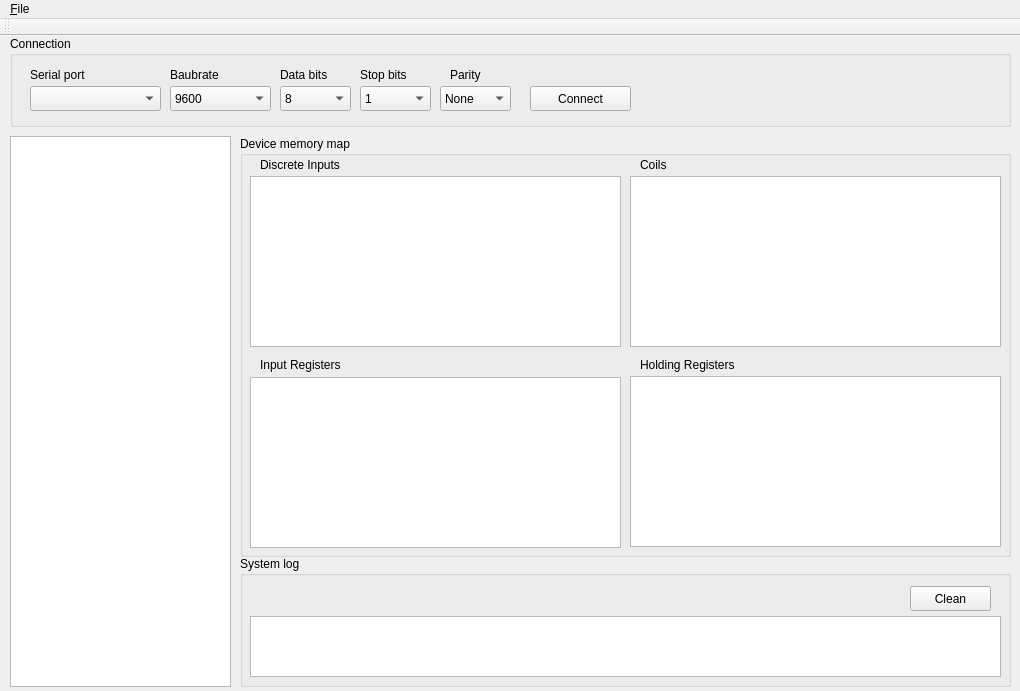
<?xml version="1.0" encoding="UTF-8"?>
<ui version="4.0">
 <class>MainWindow</class>
 <widget class="QMainWindow" name="MainWindow">
  <property name="geometry">
   <rect>
    <x>0</x>
    <y>0</y>
    <width>1020</width>
    <height>691</height>
   </rect>
  </property>
  <property name="windowTitle">
   <string>QSlave Modbus network emulator</string>
  </property>
  <widget class="QWidget" name="centralWidget">
   <widget class="QGroupBox" name="gbConnection">
    <property name="geometry">
     <rect>
      <x>10</x>
      <y>0</y>
      <width>1001</width>
      <height>91</height>
     </rect>
    </property>
    <property name="title">
     <string>Connection</string>
    </property>
    <widget class="QComboBox" name="cbPortName">
     <property name="geometry">
      <rect>
       <x>20</x>
       <y>50</y>
       <width>131</width>
       <height>25</height>
      </rect>
     </property>
    </widget>
    <widget class="QComboBox" name="cbBaubrate">
     <property name="geometry">
      <rect>
       <x>160</x>
       <y>50</y>
       <width>101</width>
       <height>25</height>
      </rect>
     </property>
     <item>
      <property name="text">
       <string>9600</string>
      </property>
     </item>
     <item>
      <property name="text">
       <string>19200</string>
      </property>
     </item>
     <item>
      <property name="text">
       <string>38400</string>
      </property>
     </item>
     <item>
      <property name="text">
       <string>57600</string>
      </property>
     </item>
     <item>
      <property name="text">
       <string>115200</string>
      </property>
     </item>
     <item>
      <property name="text">
       <string>125000</string>
      </property>
     </item>
     <item>
      <property name="text">
       <string>230400</string>
      </property>
     </item>
     <item>
      <property name="text">
       <string>250000</string>
      </property>
     </item>
     <item>
      <property name="text">
       <string>460800</string>
      </property>
     </item>
     <item>
      <property name="text">
       <string>500000</string>
      </property>
     </item>
     <item>
      <property name="text">
       <string>921600</string>
      </property>
     </item>
     <item>
      <property name="text">
       <string>1000000</string>
      </property>
     </item>
     <item>
      <property name="text">
       <string>2000000</string>
      </property>
     </item>
    </widget>
    <widget class="QComboBox" name="cbDataBits">
     <property name="geometry">
      <rect>
       <x>270</x>
       <y>50</y>
       <width>71</width>
       <height>25</height>
      </rect>
     </property>
     <property name="currentIndex">
      <number>3</number>
     </property>
     <item>
      <property name="text">
       <string>5</string>
      </property>
     </item>
     <item>
      <property name="text">
       <string>6</string>
      </property>
     </item>
     <item>
      <property name="text">
       <string>7</string>
      </property>
     </item>
     <item>
      <property name="text">
       <string>8</string>
      </property>
     </item>
     <item>
      <property name="text">
       <string>9</string>
      </property>
     </item>
    </widget>
    <widget class="QComboBox" name="cbStopBits">
     <property name="geometry">
      <rect>
       <x>350</x>
       <y>50</y>
       <width>71</width>
       <height>25</height>
      </rect>
     </property>
     <item>
      <property name="text">
       <string>1</string>
      </property>
     </item>
     <item>
      <property name="text">
       <string>2</string>
      </property>
     </item>
    </widget>
    <widget class="QComboBox" name="cbParity">
     <property name="geometry">
      <rect>
       <x>430</x>
       <y>50</y>
       <width>71</width>
       <height>25</height>
      </rect>
     </property>
     <item>
      <property name="text">
       <string>None</string>
      </property>
     </item>
     <item>
      <property name="text">
       <string>Odd</string>
      </property>
     </item>
     <item>
      <property name="text">
       <string>Even</string>
      </property>
     </item>
    </widget>
    <widget class="QPushButton" name="pbConnect">
     <property name="geometry">
      <rect>
       <x>520</x>
       <y>50</y>
       <width>101</width>
       <height>25</height>
      </rect>
     </property>
     <property name="text">
      <string>Connect</string>
     </property>
    </widget>
    <widget class="QLabel" name="label">
     <property name="geometry">
      <rect>
       <x>20</x>
       <y>30</y>
       <width>81</width>
       <height>17</height>
      </rect>
     </property>
     <property name="text">
      <string>Serial port</string>
     </property>
    </widget>
    <widget class="QLabel" name="label_2">
     <property name="geometry">
      <rect>
       <x>160</x>
       <y>30</y>
       <width>81</width>
       <height>17</height>
      </rect>
     </property>
     <property name="text">
      <string>Baubrate</string>
     </property>
    </widget>
    <widget class="QLabel" name="label_3">
     <property name="geometry">
      <rect>
       <x>270</x>
       <y>30</y>
       <width>71</width>
       <height>17</height>
      </rect>
     </property>
     <property name="text">
      <string>Data bits</string>
     </property>
    </widget>
    <widget class="QLabel" name="label_4">
     <property name="geometry">
      <rect>
       <x>350</x>
       <y>30</y>
       <width>71</width>
       <height>17</height>
      </rect>
     </property>
     <property name="text">
      <string>Stop bits</string>
     </property>
    </widget>
    <widget class="QLabel" name="label_5">
     <property name="geometry">
      <rect>
       <x>440</x>
       <y>30</y>
       <width>51</width>
       <height>17</height>
      </rect>
     </property>
     <property name="text">
      <string>Parity</string>
     </property>
    </widget>
   </widget>
   <widget class="QGroupBox" name="groupBox">
    <property name="geometry">
     <rect>
      <x>240</x>
      <y>520</y>
      <width>771</width>
      <height>131</height>
     </rect>
    </property>
    <property name="title">
     <string>System log</string>
    </property>
    <widget class="QPushButton" name="pbCleanLog">
     <property name="geometry">
      <rect>
       <x>670</x>
       <y>30</y>
       <width>81</width>
       <height>25</height>
      </rect>
     </property>
     <property name="text">
      <string>Clean</string>
     </property>
    </widget>
    <widget class="QPlainTextEdit" name="ptSystemLog">
     <property name="geometry">
      <rect>
       <x>10</x>
       <y>60</y>
       <width>751</width>
       <height>61</height>
      </rect>
     </property>
    </widget>
   </widget>
   <widget class="QListWidget" name="lwSlavesList">
    <property name="geometry">
     <rect>
      <x>10</x>
      <y>100</y>
      <width>221</width>
      <height>551</height>
     </rect>
    </property>
   </widget>
   <widget class="QGroupBox" name="groupBox_2">
    <property name="geometry">
     <rect>
      <x>240</x>
      <y>100</y>
      <width>771</width>
      <height>421</height>
     </rect>
    </property>
    <property name="title">
     <string>Device memory map</string>
    </property>
    <widget class="QTableWidget" name="twDiscreteInputs">
     <property name="geometry">
      <rect>
       <x>10</x>
       <y>40</y>
       <width>371</width>
       <height>171</height>
      </rect>
     </property>
    </widget>
    <widget class="QTableWidget" name="twCoils">
     <property name="geometry">
      <rect>
       <x>390</x>
       <y>40</y>
       <width>371</width>
       <height>171</height>
      </rect>
     </property>
    </widget>
    <widget class="QTableWidget" name="twInputRegisters">
     <property name="geometry">
      <rect>
       <x>10</x>
       <y>241</y>
       <width>371</width>
       <height>171</height>
      </rect>
     </property>
    </widget>
    <widget class="QTableWidget" name="twHoldingRedisters">
     <property name="geometry">
      <rect>
       <x>390</x>
       <y>240</y>
       <width>371</width>
       <height>171</height>
      </rect>
     </property>
    </widget>
    <widget class="QLabel" name="label_6">
     <property name="geometry">
      <rect>
       <x>20</x>
       <y>20</y>
       <width>81</width>
       <height>17</height>
      </rect>
     </property>
     <property name="text">
      <string>Discrete Inputs</string>
     </property>
    </widget>
    <widget class="QLabel" name="label_7">
     <property name="geometry">
      <rect>
       <x>400</x>
       <y>20</y>
       <width>81</width>
       <height>17</height>
      </rect>
     </property>
     <property name="text">
      <string>Coils</string>
     </property>
    </widget>
    <widget class="QLabel" name="label_8">
     <property name="geometry">
      <rect>
       <x>20</x>
       <y>220</y>
       <width>81</width>
       <height>17</height>
      </rect>
     </property>
     <property name="text">
      <string>Input Registers</string>
     </property>
    </widget>
    <widget class="QLabel" name="label_9">
     <property name="geometry">
      <rect>
       <x>400</x>
       <y>220</y>
       <width>101</width>
       <height>17</height>
      </rect>
     </property>
     <property name="text">
      <string>Holding Registers</string>
     </property>
    </widget>
   </widget>
  </widget>
  <widget class="QMenuBar" name="menuBar">
   <property name="geometry">
    <rect>
     <x>0</x>
     <y>0</y>
     <width>1020</width>
     <height>18</height>
    </rect>
   </property>
   <widget class="QMenu" name="menuFile">
    <property name="title">
     <string>&amp;File</string>
    </property>
    <addaction name="actionOpen_config"/>
    <addaction name="separator"/>
    <addaction name="actionQuit"/>
   </widget>
   <addaction name="menuFile"/>
  </widget>
  <widget class="QToolBar" name="mainToolBar">
   <attribute name="toolBarArea">
    <enum>TopToolBarArea</enum>
   </attribute>
   <attribute name="toolBarBreak">
    <bool>false</bool>
   </attribute>
  </widget>
  <action name="actionOpen_config">
   <property name="text">
    <string>Open config</string>
   </property>
  </action>
  <action name="actionQuit">
   <property name="text">
    <string>Quit</string>
   </property>
  </action>
 </widget>
 <layoutdefault spacing="6" margin="11"/>
 <resources/>
 <connections/>
</ui>
